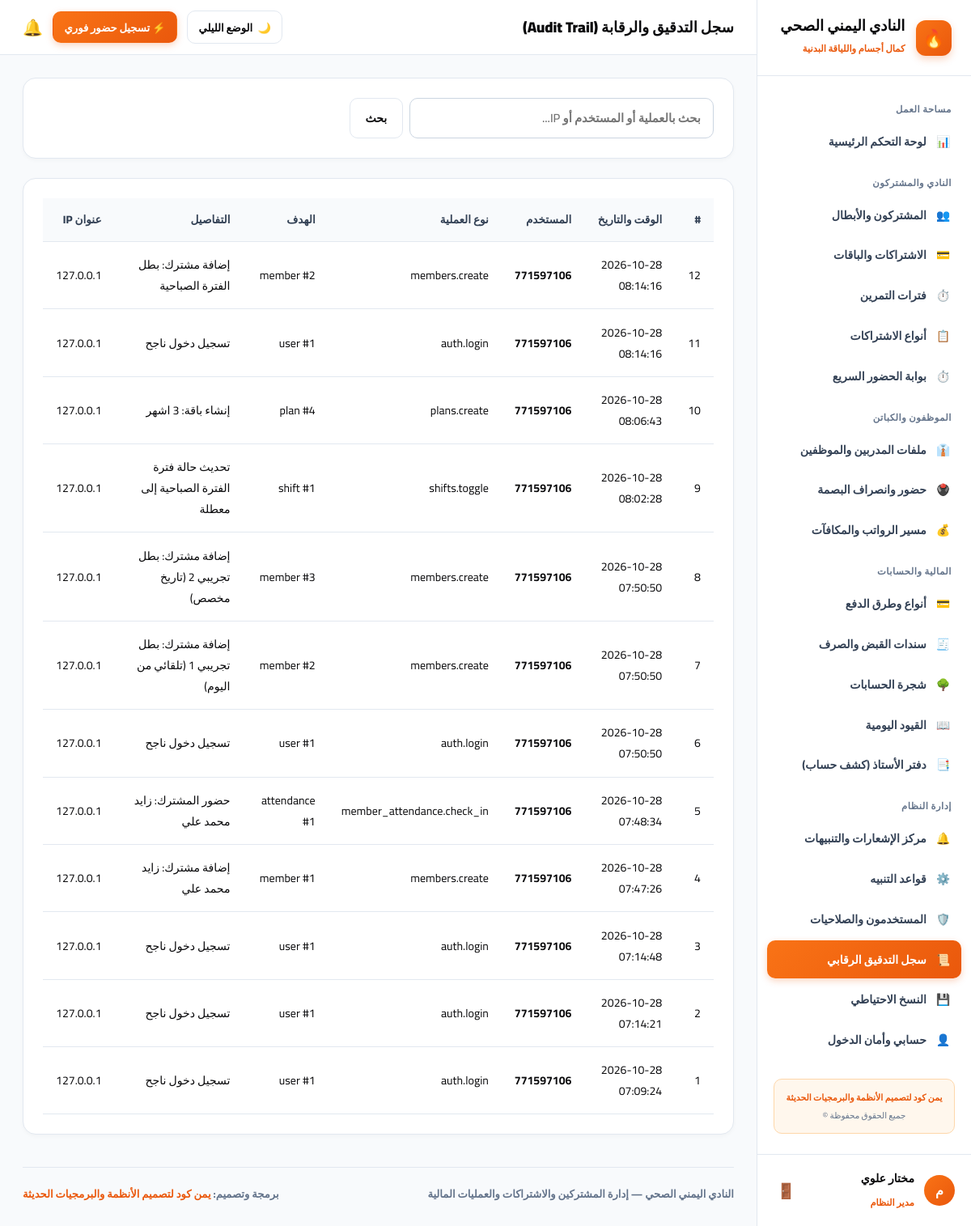
Screenshot of /system/audit (signed in) with the database file from the repository.
### app/models.py (models this page shows, shortened)
class User(UserMixin, db.Model):
    __tablename__ = "users"
    id = db.Column(db.Integer, primary_key=True)
    username = db.Column(db.String(80), unique=True, nullable=False)
    password_hash = db.Column(db.String(255), nullable=False)
    full_name = db.Column(db.String(120), nullable=False)
    role_name = db.Column(db.String(50), default="مدير النظام")
    is_active = db.Column(db.Boolean, default=True)
    created_at = db.Column(db.DateTime, default=datetime.utcnow)

class AuditLog(db.Model):
    __tablename__ = "audit_logs"
    id = db.Column(db.Integer, primary_key=True)
    user_id = db.Column(db.Integer, nullable=True)
    username = db.Column(db.String(80), nullable=True)
    action = db.Column(db.String(100), nullable=False)
    target_type = db.Column(db.String(50), nullable=True)
    target_id = db.Column(db.String(50), nullable=True)
    details = db.Column(db.Text, nullable=True)
    ip_address = db.Column(db.String(50), default="127.0.0.1")
    created_at = db.Column(db.DateTime, default=datetime.utcnow)

### app/routes/system.py (the view, shortened to what this page needs)
@system_bp.route("/audit")
@login_required
def audit():
    q = request.args.get("q", "").strip()
    query = AuditLog.query
    logs = query.order_by(AuditLog.id.desc()).limit(100).all()
    return render_template("system/audit.html", logs=logs, q=q)

### app/templates/system/audit.html (shortened to what this page needs)
{% extends "base.html" %}
{% block header_title %}سجل التدقيق والرقابة (Audit Trail){% endblock %}
{% block content %}
<div class="card">
  <form method="GET" action="{{ url_for('system.audit') }}" style="display: flex; gap: 0.5rem; max-width: 450px;">
    <input type="text" name="q" value="{{ q }}" placeholder="بحث بالعملية أو المستخدم أو IP..." class="form-control">
    <button type="submit" class="btn btn-secondary">بحث</button>
  </form>
</div>
<div class="card">
  <div class="table-responsive">
    <table>
      <thead>
        <tr>
          <th>#</th>
          <th>الوقت والتاريخ</th>
          <th>المستخدم</th>
          <th>نوع العملية</th>
          <th>الهدف</th>
          <th>التفاصيل</th>
          <th>عنوان IP</th>
        </tr>
      </thead>
      <tbody>
        {% for l in logs %}
        <tr>
          <td>{{ l.id }}</td>
          <td>{{ l.created_at.strftime('%Y-%m-%d %H:%M:%S') }}</td>
          <td><strong>{{ l.username }}</strong></td>
          <td><code>{{ l.action }}</code></td>
          <td>{{ l.target_type or '-' }} {% if l.target_id %}#{{ l.target_id }}{% endif %}</td>
          <td>{{ l.details or '-' }}</td>
          <td><code>{{ l.ip_address }}</code></td>
        </tr>
        {% else %}
        <tr>
          <td colspan="7" style="text-align: center; color: #94a3b8; padding: 2rem;">لا توجد حركات مسجلة.</td>
        </tr>
        {% endfor %}
      </tbody>
    </table>
  </div>
</div>
{% endblock %}

### app/templates/base.html (shortened to what this page needs)
<!doctype html>
<html lang="ar" dir="rtl" data-theme="light">
<head>
  <link rel="stylesheet" href="{{ url_for('static', filename='css/theme-iron.css') }}">
</head>
<body>
  <div class="layout-root">
    <aside class="sidebar">
      <a href="{{ url_for('dashboard.index') }}" class="sidebar-brand">
        <div class="brand-icon">🔥</div>
        <div>
          <strong style="font-size: 1.15rem; display: block; line-height: 1.25; font-weight: 900;">النادي اليمني الصحي</strong>
          <span style="font-size: 0.72rem; color: var(--primary); font-weight: 800;">كمال أجسام واللياقة البدنية</span>
        </div>
      </a>
      <div class="sidebar-nav">
        <div class="nav-group-title">مساحة العمل</div>
        <a href="{{ url_for('dashboard.index') }}" class="nav-link {% if request.path == '/dashboard/' %}active{% endif %}">
          <span>📊</span>
          <span>لوحة التحكم الرئيسية</span>
        </a>
        <div class="nav-group-title">النادي والمشتركون</div>
        <a href="{{ url_for('members.index') }}" class="nav-link {% if '/members' in request.path %}active{% endif %}">
          <span>👥</span>
          <span>المشتركون والأبطال</span>
        </a>
        <a href="{{ url_for('subscriptions.index') }}" class="nav-link {% if request.path == '/subscriptions/' %}active{% endif %}">
          <span>💳</span>
          <span>الاشتراكات والباقات</span>
        </a>
        <a href="{{ url_for('shifts.index') }}" class="nav-link {% if '/shifts' in request.path %}active{% endif %}">
          <span>⏱️</span>
          <span>فترات التمرين</span>
        </a>
        <a href="{{ url_for('subscriptions.plans') }}" class="nav-link {% if '/subscriptions/plans' in request.path %}active{% endif %}">
          <span>📋</span>
          <span>أنواع الاشتراكات</span>
        </a>
        <a href="{{ url_for('attendance.index') }}" class="nav-link {% if '/member-attendance' in request.path %}active{% endif %}">
          <span>⏱️</span>
          <span>بوابة الحضور السريع</span>
        </a>
        <div class="nav-group-title">الموظفون والكباتن</div>
        <a href="{{ url_for('employees.index') }}" class="nav-link {% if request.path == '/employees/' %}active{% endif %}">
          <span>👔</span>
          <span>ملفات المدربين والموظفين</span>
        </a>
        <a href="{{ url_for('employees.attendance') }}" class="nav-link {% if '/employees/attendance' in request.path %}active{% endif %}">
          <span>🖲️</span>
          <span>حضور وانصراف البصمة</span>
        </a>
        <a href="{{ url_for('employees.payroll') }}" class="nav-link {% if '/employees/payroll' in request.path %}active{% endif %}">
          <span>💰</span>
          <span>مسير الرواتب والمكافآت</span>
        </a>
        <div class="nav-group-title">المالية والحسابات</div>
        <a href="{{ url_for('payments.methods') }}" class="nav-link {% if '/payments/methods' in request.path %}active{% endif %}">
          <span>💳</span>
          <span>أنواع وطرق الدفع</span>
        </a>
        <a href="{{ url_for('accounting.vouchers') }}" class="nav-link {% if '/accounting/vouchers' in request.path %}active{% endif %}">
          <span>🧾</span>
          <span>سندات القبض والصرف</span>
        </a>
        <a href="{{ url_for('accounting.accounts') }}" class="nav-link {% if '/accounting/accounts' in request.path %}active{% endif %}">
          <span>🌳</span>
          <span>شجرة الحسابات</span>
        </a>
        <a href="{{ url_for('accounting.journal') }}" class="nav-link {% if '/accounting/journal' in request.path %}active{% endif %}">
          <span>📖</span>
          <span>القيود اليومية</span>
        </a>
        <a href="{{ url_for('accounting.ledger') }}" class="nav-link {% if '/accounting/ledger' in request.path %}active{% endif %}">
          <span>📑</span>
          <span>دفتر الأستاذ (كشف حساب)</span>
        </a>
        <div class="nav-group-title">إدارة النظام</div>
        <a href="{{ url_for('notifications.index') }}" class="nav-link {% if request.path == '/notifications/' %}active{% endif %}">
          <span>🔔</span>
          <span>مركز الإشعارات والتنبيهات</span>
        </a>
        <a href="{{ url_for('notifications.rules') }}" class="nav-link {% if '/notifications/rules' in request.path %}active{% endif %}">
          <span>⚙️</span>
          <span>قواعد التنبيه</span>
        </a>
        <a href="{{ url_for('auth.users') }}" class="nav-link {% if '/auth/users' in request.path %}active{% endif %}">
          <span>🛡️</span>
          <span>المستخدمون والصلاحيات</span>
        </a>
        <a href="{{ url_for('system.audit') }}" class="nav-link {% if '/system/audit' in request.path %}active{% endif %}">
          <span>📜</span>
          <span>سجل التدقيق الرقابي</span>
        </a>
        <a href="{{ url_for('system.backup') }}" class="nav-link {% if '/system/backup' in request.path %}active{% endif %}">
          <span>💾</span>
          <span>النسخ الاحتياطي</span>
        </a>
        <a href="{{ url_for('auth.profile') }}" class="nav-link {% if '/auth/profile' in request.path %}active{% endif %}">
          <span>👤</span>
          <span>حسابي وأمان الدخول</span>
        </a>
        <div style="margin: 1.5rem 0.5rem 0.5rem 0.5rem; padding: 0.75rem; background: var(--badge-fire-bg); border: 1px solid var(--badge-fire-border); border-radius: 10px; text-align: center;">
          <span style="display: block; font-size: 0.68rem; font-weight: 800; color: var(--primary);">يمن كود لتصميم الأنظمة والبرمجيات الحديثة</span>
          <span style="display: block; font-size: 0.65rem; color: var(--text-caption); margin-top: 2px;">جميع الحقوق محفوظة ©</span>
        </div>
      </div>
      <div class="sidebar-user">
        <div class="user-info">
          <div class="user-avatar">{{ current_user.full_name[0] if current_user.is_authenticated else 'م' }}</div>
          <div>
            <strong style="font-size: 0.88rem; display: block; font-weight: 900;">{{ current_user.full_name if current_user.is_authenticated else 'مستخدم' }}</strong>
            <span style="font-size: 0.72rem; color: var(--primary); font-weight: 800;">{{ current_user.role_name if current_user.is_authenticated else 'مدير النادي' }}</span>
          </div>
        </div>
        <form method="POST" action="{{ url_for('auth.logout') }}">
          <button type="submit" title="تسجيل الخروج" style="background: none; border: none; cursor: pointer; color: var(--text-caption); font-size: 1.15rem; padding: 4px;">
            🚪
          </button>
        </form>
      </div>
    </aside>
    <div class="main-wrapper">
      <header class="topbar">
        <div>
          <h1 style="font-size: 1.15rem; margin: 0; font-weight: 900; color: var(--text-main);">
            {% block header_title %}النادي اليمني الصحي · نظام إدارة الصالة والأنشطة الرياضية{% endblock %}
          </h1>
        </div>
        <div style="display: flex; align-items: center; gap: 0.75rem;">
          <button type="button" class="theme-switch-btn" id="themeToggleBtn" onclick="toggleTheme()" title="التبديل بين الوضع الليلي والنهاري">
            <span id="themeBtnIcon">🌙</span>
            <span id="themeBtnText">الوضع الليلي</span>
          </button>
          <a href="{{ url_for('attendance.index') }}" class="btn btn-primary" style="font-size: 0.82rem; padding: 0.4rem 0.85rem;">
            ⚡ تسجيل حضور فوري
          </a>
          <a href="{{ url_for('notifications.index') }}" title="الإشعارات" style="text-decoration: none; font-size: 1.25rem; position: relative;">
            🔔
          </a>
        </div>
      </header>
      <main class="content-area">
        {% block content %}{% endblock %}
        <footer style="margin-top: 2.5rem; padding-top: 1.25rem; border-top: 1.5px solid var(--card-border); display: flex; justify-content: space-between; align-items: center; flex-wrap: wrap; gap: 0.75rem; font-size: 0.82rem; color: var(--text-caption); font-weight: 700;">
          <div>
            <strong>النادي اليمني الصحي</strong> — إدارة المشتركين والاشتراكات والعمليات المالية
          </div>
          <div>
            برمجة وتصميم: <strong style="color: var(--primary);">يمن كود لتصميم الأنظمة والبرمجيات الحديثة</strong>
          </div>
        </footer>
      </main>
    </div>
  </div>
</body>
</html>

### rows the page displays
User: is_active+full_name "م", is_active+full_name "مختار علوي", is_active+role_name "مدير النظام"
AuditLog: id "12", created_at "2026-10-28 08:14:16", username "771597106", action "members.create", target_type "member", target_id "2", details "إضافة مشترك: بطل الفترة الصباحية", ip_address "127.0.0.1"
AuditLog: id "11", created_at "2026-10-28 08:14:16", username "771597106", action "auth.login", target_type "user", target_id "1", details "تسجيل دخول ناجح", ip_address "127.0.0.1"
AuditLog: id "10", created_at "2026-10-28 08:06:43", username "771597106", action "plans.create", target_type "plan", target_id "4", details "إنشاء باقة: 3 اشهر", ip_address "127.0.0.1"
AuditLog: id "9", created_at "2026-10-28 08:02:28", username "771597106", action "shifts.toggle", target_type "shift", target_id "1", details "تحديث حالة فترة الفترة الصباحية إلى معطلة", ip_address "127.0.0.1"
AuditLog: id "8", created_at "2026-10-28 07:50:50", username "771597106", action "members.create", target_type "member", target_id "3", details "إضافة مشترك: بطل تجريبي 2 (تاريخ مخصص)", ip_address "127.0.0.1"
AuditLog: id "7", created_at "2026-10-28 07:50:50", username "771597106", action "members.create", target_type "member", target_id "2", details "إضافة مشترك: بطل تجريبي 1 (تلقائي من اليوم)", ip_address "127.0.0.1"
AuditLog: id "6", created_at "2026-10-28 07:50:50", username "771597106", action "auth.login", target_type "user", target_id "1", details "تسجيل دخول ناجح", ip_address "127.0.0.1"
AuditLog: id "5", created_at "2026-10-28 07:48:34", username "771597106", action "member_attendance.check_in", target_type "attendance", target_id "1", details "حضور المشترك: زايد محمد علي", ip_address "127.0.0.1"
AuditLog: id "4", created_at "2026-10-28 07:47:26", username "771597106", action "members.create", target_type "member", target_id "1", details "إضافة مشترك: زايد محمد علي", ip_address "127.0.0.1"
AuditLog: id "3", created_at "2026-10-28 07:14:48", username "771597106", action "auth.login", target_type "user", target_id "1", details "تسجيل دخول ناجح", ip_address "127.0.0.1"
AuditLog: id "2", created_at "2026-10-28 07:14:21", username "771597106", action "auth.login", target_type "user", target_id "1", details "تسجيل دخول ناجح", ip_address "127.0.0.1"
AuditLog: id "1", created_at "2026-10-28 07:09:24", username "771597106", action "auth.login", target_type "user", target_id "1", details "تسجيل دخول ناجح", ip_address "127.0.0.1"
